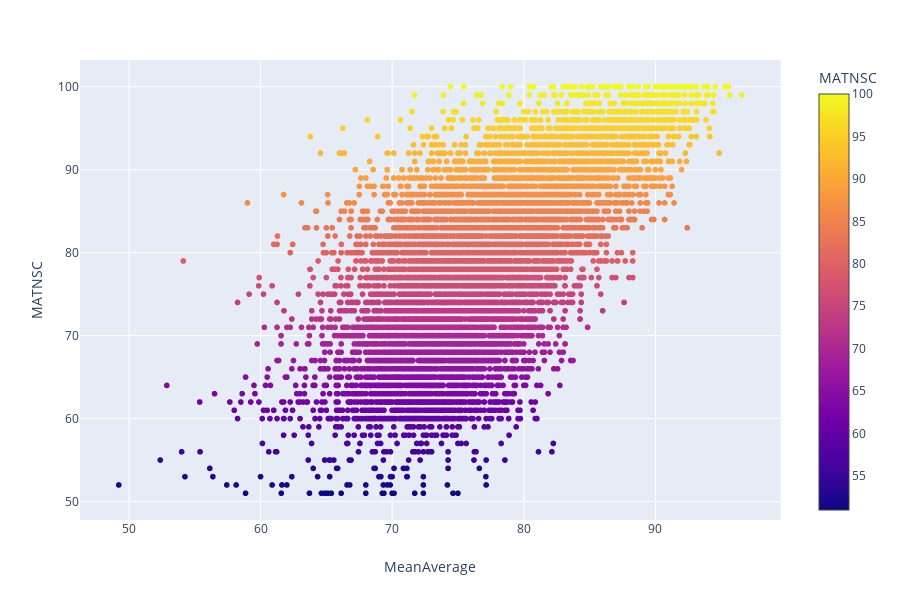

Source (notebook cell):
### Code cell
px.scatter(data_frame = df_matric_varsity_2.fillna(0)[df_matric_varsity_2.fillna(0)['MeanAverage'] >50], x="MeanAverage", y="MATH3004", color="MeanAverage",
           hover_name=None, log_x=False, size_max=6000)

### Figure 1 — Plotly figure (JSON) as saved in the notebook; plotly's stock layout.template omitted (floating-point values rounded to 4 significant figures; data arrays with more than 128 entries replaced by an {"elided": "..."} marker saying what was removed)
{"data": [{"hoverlabel": {"namelength": 0}, "hovertemplate": "MeanAverage=%{x}<br>MATNSC=%{marker.color}", "legendgroup": "", "marker": {"color": {"elided": "8677 int values"}, "coloraxis": "coloraxis", "symbol": "circle"}, "mode": "markers", "name": "", "showlegend": false, "type": "scattergl", "x": {"elided": "8677 float values"}, "xaxis": "x", "y": {"elided": "8677 int values"}, "yaxis": "y"}], "layout": {"coloraxis": {"colorbar": {"title": {"text": "MATNSC"}}, "colorscale": [[0, "#0d0887"], [0.1111, "#46039f"], [0.2222, "#7201a8"], [0.3333, "#9c179e"], [0.4444, "#bd3786"], [0.5556, "#d8576b"], [0.6667, "#ed7953"], [0.7778, "#fb9f3a"], [0.8889, "#fdca26"], [1, "#f0f921"]]}, "height": 600, "legend": {"tracegroupgap": 0}, "margin": {"t": 60}, "xaxis": {"anchor": "y", "domain": [0, 0.98], "title": {"text": "MeanAverage"}}, "yaxis": {"anchor": "x", "domain": [0, 1], "title": {"text": "MATNSC"}}}}
